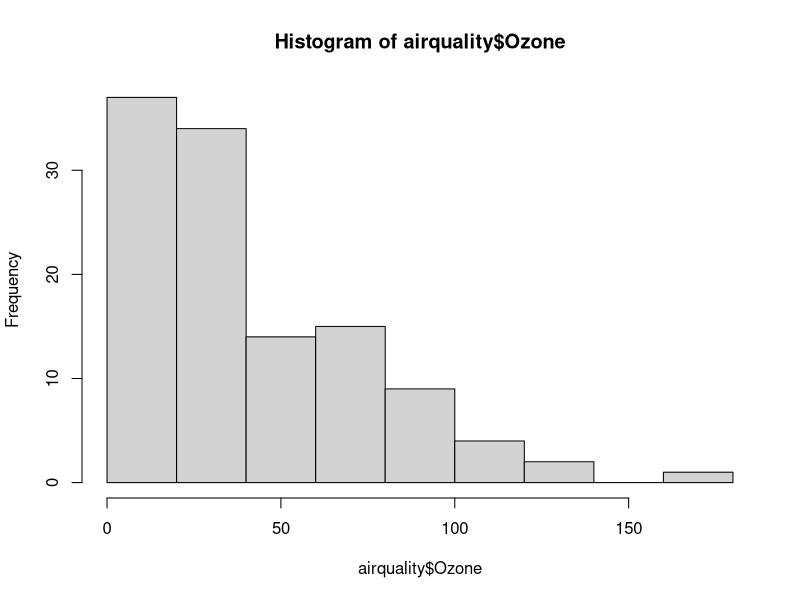
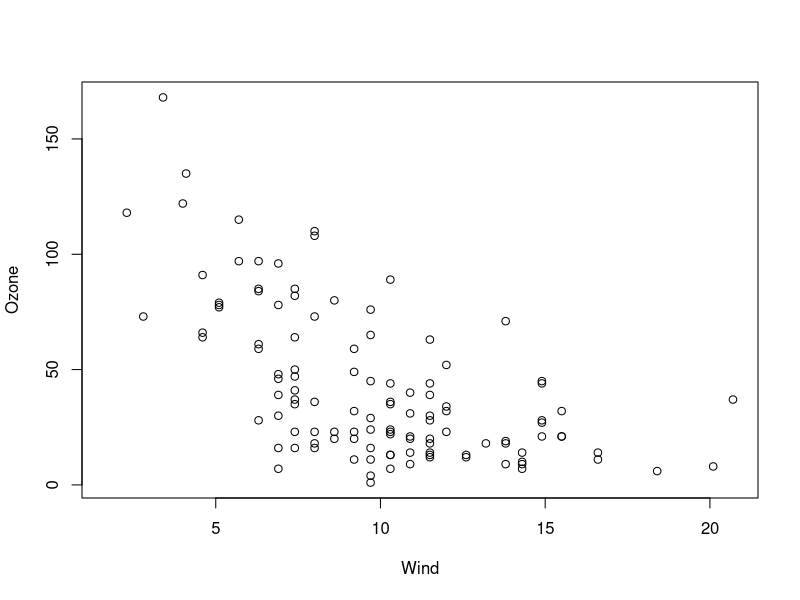
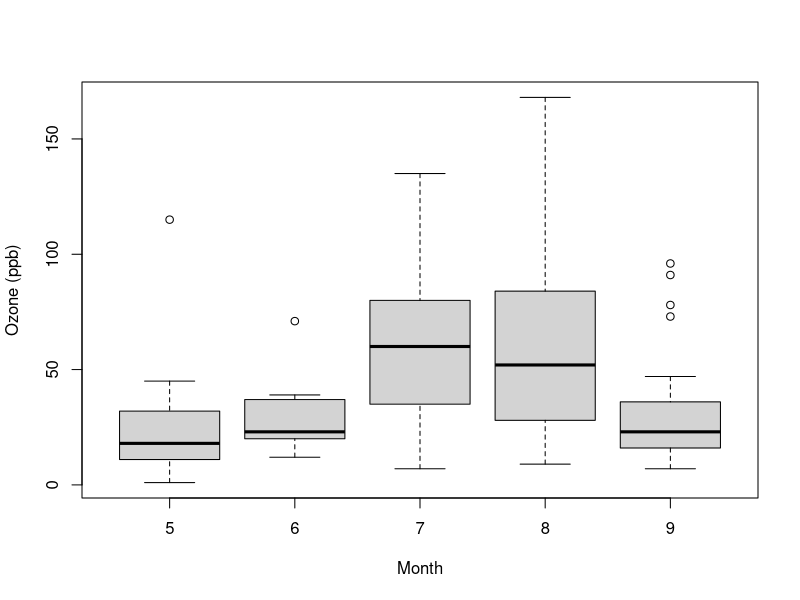
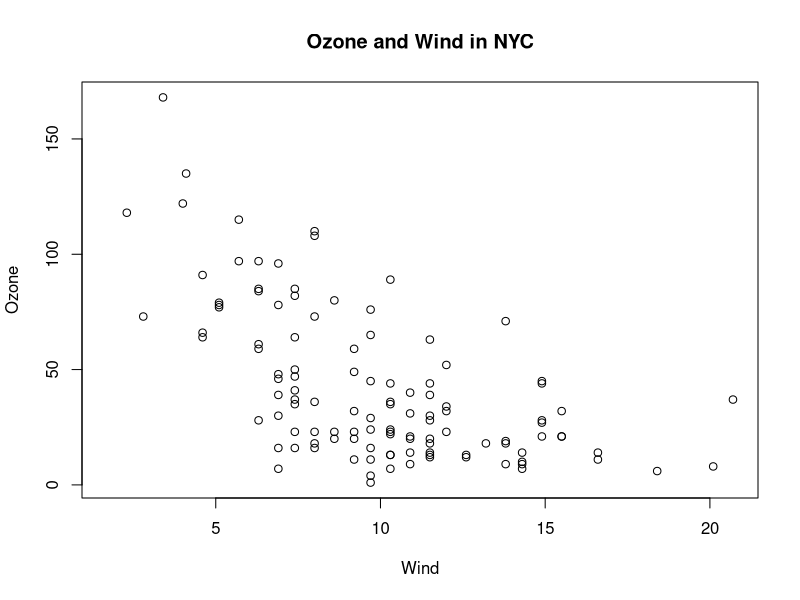
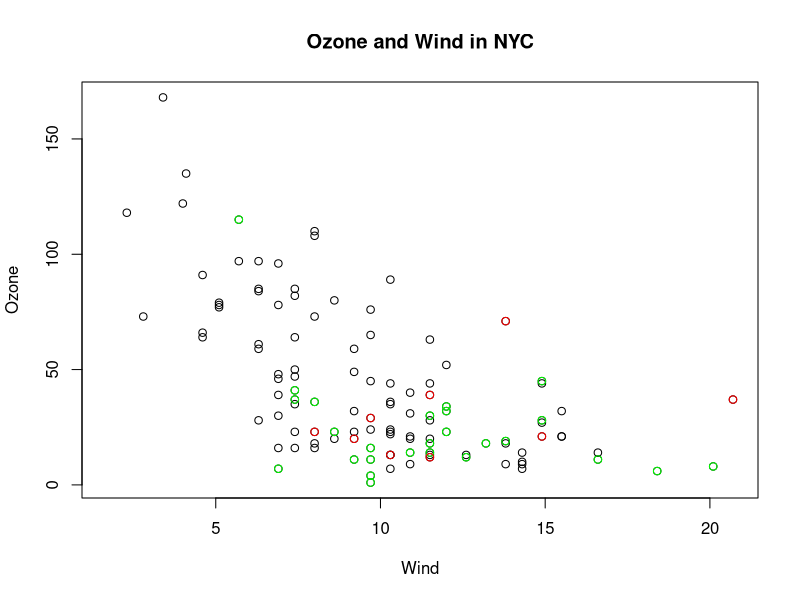
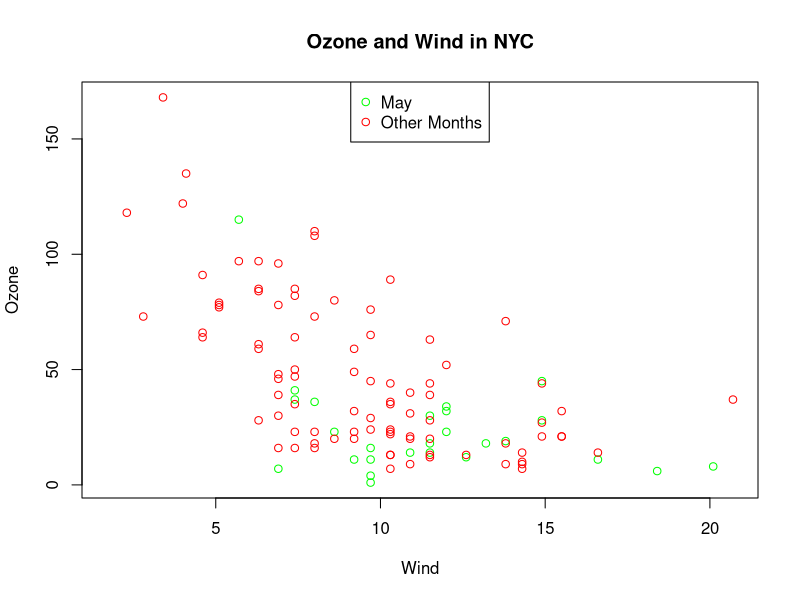
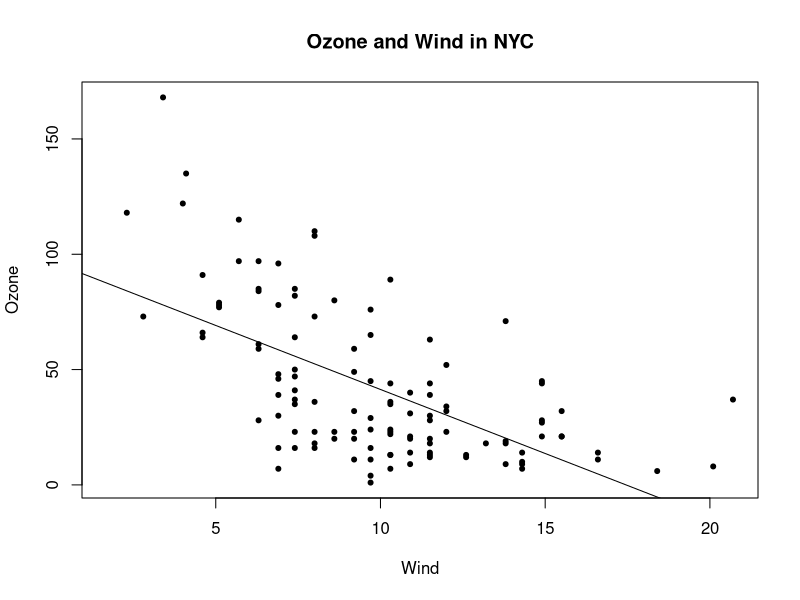
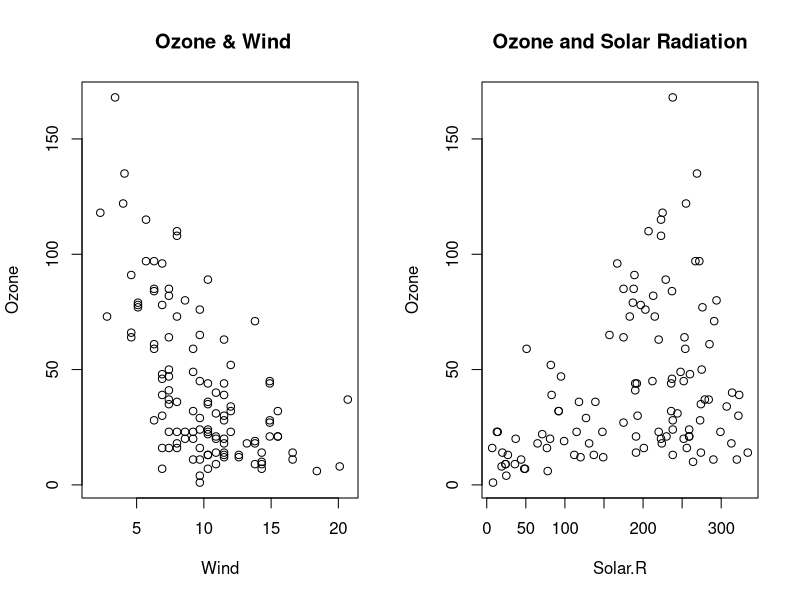

Reproduce these figures in R, in order.
## Week 1 

library(datasets)
hist(airquality$Ozone)
with(airquality, plot(Wind, Ozone))
airquality<- transform(airquality, Month=factor(Month))
boxplot(Ozone ~ Month, airquality, xlab = "Month", ylab = "Ozone (ppb)")

## pch: the plotting system (default in open circle)
## lty: the line type
## lwd: line width
## col: plotting color, could be a name, or number or hex code
## xlab ylab: for labels name
## las: the orientation of the axis labels
## bg: background color
## mar: margin size
## oma: outher margin
## mfrow: number of plots pero row
## ro see defaults of each of these variables use: 
par("bg")
par("pch")
par("mar")

library(datasets)
with(airquality, plot(Wind, Ozone))
title(main = "Ozone and Wind in NYC")

## adding title in the plot
with(airquality, plot(Wind, Ozone, main = "Ozone and Wind in NYC"))
## Adding color to month 
with(subset(airquality, Month ==5), points(Wind, Ozone, col="green"))
with(subset(airquality, Month==6), points(Wind,Ozone, col="red"))

## adding label and colors to points
with(airquality, plot(Wind, Ozone, main = "Ozone and Wind in NYC", type = "n"))
with(subset(airquality, Month ==5), points(Wind, Ozone, col="green"))
with(subset(airquality, Month!=5), points(Wind,Ozone, col="red"))
legend("top", pch = 1, col= c("green", "red"), legend = c("May", "Other Months"))
     
## Adding regression line
with(airquality, plot(Wind, Ozone, main = "Ozone and Wind in NYC", pch = 20))
model<-lm(Ozone~Wind, airquality)
abline(model, lwd=1)

## creating 2 plots simultaneasly
par(mfrow=c(1,2))
with(airquality,{
  plot(Wind, Ozone, main =" Ozone & Wind")
  plot(Solar.R, Ozone, main = "Ozone and Solar Radiation")
})

## Multiple base plots
par(mfrow=c(1,3), mar=c(4,4,2,1), oma=c(0,0,2,0))
with(airquality,{
  plot(Wind, Ozone, main =" Ozone & Wind")
  plot(Solar.R, Ozone, main = "Ozone and Solar Radiation")
  plot(Temp, Ozone, main = "Ozone & Temperature")
  mtext("Ozone and Weather in NYC", outer = TRUE)
})